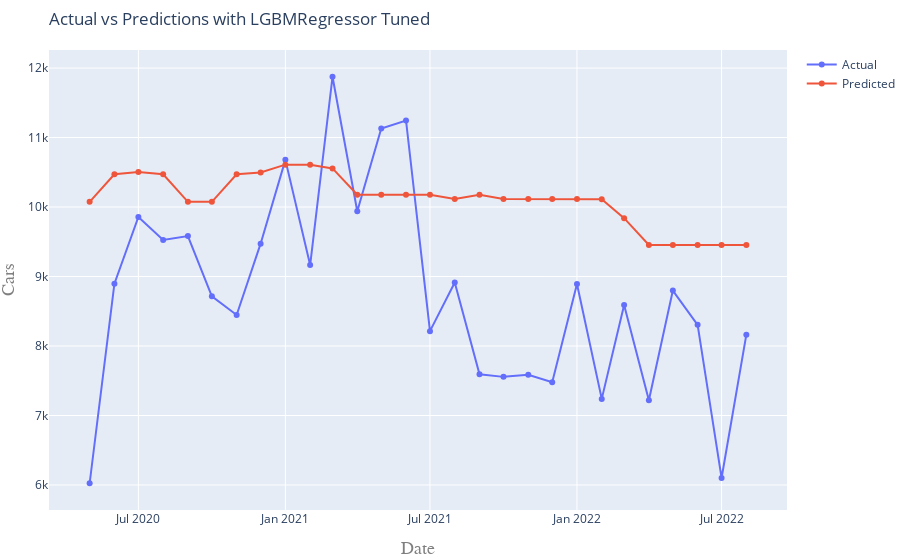

The notebook cell saved with this chart:
### Markdown cell above
#### Tuned Model

### Code cell
# Create the fnal LightGBM Model
model_tuned = LGBMRegressor(n_estimators = 100,
                         num_leaves= 5,
                         max_depth = 4,                         
                         subsample = 0.01,
                         learning_rate= 0.01,
                         random_state = 42)

# Compute and print model score
model_name = model_tuned.__class__.__name__ + ' Tuned'
scoring(model_name, model_tuned, X_train, y_train, X_test, y_test)

### Figure 1 — Plotly figure (JSON) as saved in the notebook; plotly's stock layout.template omitted (floating-point values rounded to 4 significant figures)
{"data": [{"mode": "lines+markers", "name": "Actual", "type": "scatter", "x": ["2020-05-01T00:00:00", "2020-06-01T00:00:00", "2020-07-01T00:00:00", "2020-08-01T00:00:00", "2020-09-01T00:00:00", "2020-10-01T00:00:00", "2020-11-01T00:00:00", "2020-12-01T00:00:00", "2021-01-01T00:00:00", "2021-02-01T00:00:00", "2021-03-01T00:00:00", "2021-04-01T00:00:00", "2021-05-01T00:00:00", "2021-06-01T00:00:00", "2021-07-01T00:00:00", "2021-08-01T00:00:00", "2021-09-01T00:00:00", "2021-10-01T00:00:00", "2021-11-01T00:00:00", "2021-12-01T00:00:00", "2022-01-01T00:00:00", "2022-02-01T00:00:00", "2022-03-01T00:00:00", "2022-04-01T00:00:00", "2022-05-01T00:00:00", "2022-06-01T00:00:00", "2022-07-01T00:00:00", "2022-08-01T00:00:00"], "y": [6025, 8897, 9858, 9526, 9582, 8716, 8447, 9473, 10679, 9165, 11875, 9940, 11131, 11246, 8214, 8914, 7594, 7556, 7586, 7479, 8892, 7239, 8589, 7220, 8798, 8305, 6101, 8163]}, {"mode": "lines+markers", "name": "Predicted", "type": "scatter", "x": ["2020-05-01T00:00:00", "2020-06-01T00:00:00", "2020-07-01T00:00:00", "2020-08-01T00:00:00", "2020-09-01T00:00:00", "2020-10-01T00:00:00", "2020-11-01T00:00:00", "2020-12-01T00:00:00", "2021-01-01T00:00:00", "2021-02-01T00:00:00", "2021-03-01T00:00:00", "2021-04-01T00:00:00", "2021-05-01T00:00:00", "2021-06-01T00:00:00", "2021-07-01T00:00:00", "2021-08-01T00:00:00", "2021-09-01T00:00:00", "2021-10-01T00:00:00", "2021-11-01T00:00:00", "2021-12-01T00:00:00", "2022-01-01T00:00:00", "2022-02-01T00:00:00", "2022-03-01T00:00:00", "2022-04-01T00:00:00", "2022-05-01T00:00:00", "2022-06-01T00:00:00", "2022-07-01T00:00:00", "2022-08-01T00:00:00"], "y": [10080.0, 10470.0, 10500.0, 10470.0, 10080.0, 10080.0, 10470.0, 10500.0, 10610.0, 10610.0, 10560.0, 10180.0, 10180.0, 10180.0, 10180.0, 10120.0, 10180.0, 10120.0, 10120.0, 10120.0, 10120.0, 10110.0, 9839.0, 9454.0, 9454.0, 9454.0, 9454.0, 9454.0]}], "layout": {"margin": {"b": 50, "l": 10, "r": 0, "t": 50}, "title": {"text": "Actual vs Predictions with LGBMRegressor Tuned", "x": 0, "xref": "paper"}, "xaxis": {"title": {"font": {"color": "#7f7f7f", "family": "Courier New, monospace", "size": 18}, "text": "Date"}}, "yaxis": {"title": {"font": {"color": "#7f7f7f", "family": "Courier New, monospace", "size": 18}, "text": "Cars"}}}}
